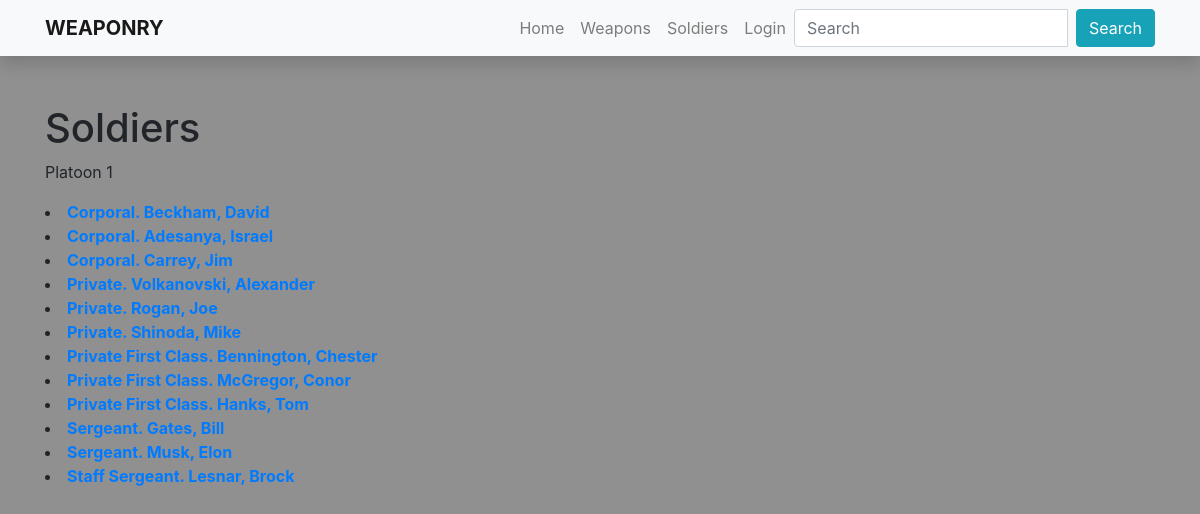
Page /weaponry/soldiers/ on the committed database.
### weaponry/models.py (models this page shows, shortened)
class Soldier(models.Model):
    rank = models.CharField('Rank', max_length=50)
    first_name = models.CharField('Name', max_length=100)
    last_name = models.CharField('Last name', max_length=100)
    description = HTMLField()
    assigned_weapons = models.ForeignKey('WeaponUnit', on_delete=models.SET_NULL, null=True, blank=True)
    class Meta:
        ordering = ['rank', 'first_name', 'last_name', 'assigned_weapons']

### weaponry/views.py (the view)
# urls.py: path('soldiers/', views.soldiers, name='soldiers'),
def soldiers(request):
    paginator = Paginator(Soldier.objects.all(), 12)
    page_number = request.GET.get('page')
    paged_soldiers = paginator.get_page(page_number)
    context = {
        'soldiers': paged_soldiers
    }
    return render(request, 'soldiers.html', context=context)

### weaponry/templates/soldiers.html (shortened to what this page needs)
{% extends "base.html" %}
{% block content %}
<h1>Soldiers</h1>
<p>Platoon 1</p>
{% for soldier in soldiers %}
<li><a href="{% url 'soldier' soldier.id %}">
    <strong>{{ soldier.rank }}.  {{ soldier.last_name }}, {{ soldier.first_name }}</strong></a></li>
{% endfor %}
{% endblock %}

### weaponry/templates/base.html (shortened to what this page needs)
<!DOCTYPE html>
<html lang="en">
<link
        rel="stylesheet"
        href="https://stackpath.bootstrapcdn.com/bootstrap/4.1.3/css/bootstrap.min.css"
/>
<link
        rel="stylesheet"
        href="https://cdnjs.cloudflare.com/ajax/libs/font-awesome/4.7.0/css/font-awesome.min.css"
/>
{% load static %}
<link rel="stylesheet" href="{% static 'css/styles.css' %}"/>
</head>
<body>
<nav
        class="navbar navbar-expand-lg navbar-light bg-light static-top mb-5 shadow"
>
    <div class="container">
        <a class="navbar-brand" href="/">
            <strong>WEAPONRY</a>
        </head>
        <body>
        <header>
            <nav>
                <div class="collapse navbar-collapse" id="navbarResponsive">
                    <ul class="navbar-nav ml-auto">
                        <li class="nav-item">
                            <a class="nav-link" href="{% url 'index' %}">Home</a>
                        </li>
                        <li class="nav-item">
                            <a class="nav-link" href="{% url 'weapons' %}">Weapons</a>
                        </li>
                        <li class="nav-item">
                            <a class="nav-link" href="{% url 'soldiers' %}">Soldiers</a>
                        </li>
                        {% if user.is_authenticated %}
                        <svg class="bi bi-person" width="1.5em" height="1.5em" viewBox="0 0 16 16" fill="currentColor"
                             xmlns="http://www.w3.org/2000/svg">
                            <path fill-rule="evenodd"
                                  d="M13 14s1 0 1-1-1-4-6-4-6 3-6 4 1 1 1 1h10zm-9.995-.944v-.002.002zM3.022 13h9.956a.274.274 0 00.014-.002l.008-.002c-.001-.246-.154-.986-.832-1.664C11.516 10.68 10.289 10 8 10c-2.29 0-3.516.68-4.168 1.332-.678.678-.83 1.418-.832 1.664a1.05 1.05 0 00.022.004zm9.974.056v-.002.002zM8 7a2 2 0 100-4 2 2 0 000 4zm3-2a3 3 0 11-6 0 3 3 0 016 0z"
                                  clip-rule="evenodd"/>
                        </svg>
                        {{ user.get_username }}</a></li>
                        <li class="nav-item"><a class="nav-link" href="{% url 'logout' %}">Logout</a></li>
                        {% else %}
                        <li class="nav-item"><a class="nav-link"
                                                href="{% url 'login' %}?next={{request.path}}">Login</a>
                        </li>
                        {% endif %}
                    </ul>
                    <form
                            class="form-inline my-2 my-lg-0"
                            action="{% url 'search' %}"
                            method="get"
                    >
                        <div class="input-group">
                            <input
                                    class="form-control mr-sm-2"
                                    type="search"
                                    placeholder="Search"
                                    aria-label="Search"
                                    name="query"
                            />
                            <button class="btn btn-info my-2 my-sm-0" type="submit">
                                Search
                            </button>
                        </div>
                    </form>
                </div>
    </div>
</nav>
<div class="container">
    {% block content %}{% endblock %}
</div>
</body>
</html>

### weaponry/templates/base.html (style rules this page uses)
body { background-color: #909090; }

### rows in the picture
Soldier: rank "Corporal", last_name "Beckham", first_name "David"
Soldier: rank "Corporal", last_name "Adesanya", first_name "Israel"
Soldier: rank "Corporal", last_name "Carrey", first_name "Jim"
Soldier: rank "Private", last_name "Volkanovski", first_name "Alexander"
Soldier: rank "Private", last_name "Rogan", first_name "Joe"
Soldier: rank "Private", last_name "Shinoda", first_name "Mike"
Soldier: rank "Private First Class", last_name "Bennington", first_name "Chester"
Soldier: rank "Private First Class", last_name "McGregor", first_name "Conor"
Soldier: rank "Private First Class", last_name "Hanks", first_name "Tom"
Soldier: rank "Sergeant", last_name "Gates", first_name "Bill"
Soldier: rank "Sergeant", last_name "Musk", first_name "Elon"
Soldier: rank "Staff Sergeant", last_name "Lesnar", first_name "Brock"
